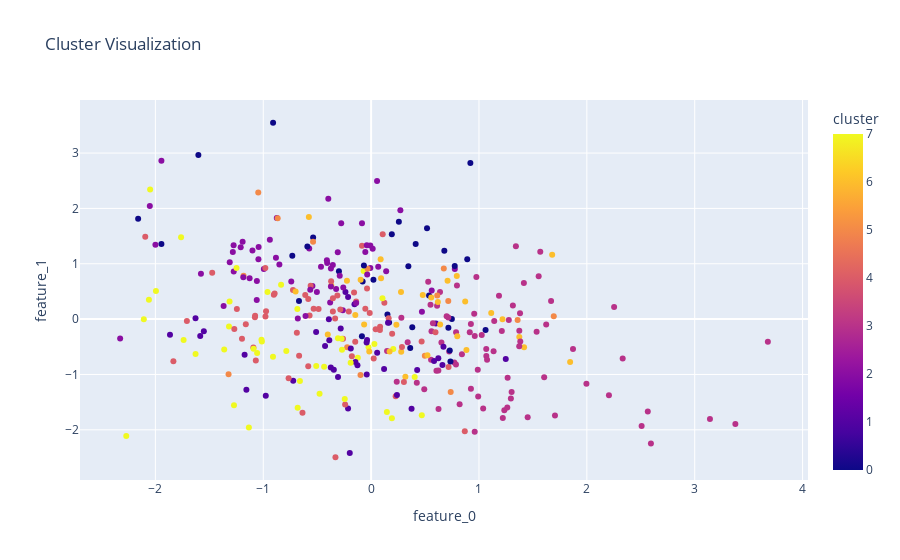

Notebook code cell kept with this figure:
### Code cell
import plotly.express as px

# Create a DataFrame for the scaled data with cluster labels
df_scaled = pd.DataFrame(scaled_data, columns=[f'feature_{i}' for i in range(scaled_data.shape[1])])
df_scaled['cluster'] = pred

# Create a scatter plot for the first two features
fig = px.scatter(df_scaled, x='feature_0', y='feature_1', color='cluster', title='Cluster Visualization')
fig.show()

### Figure 1 — Plotly figure (JSON) as saved in the notebook; plotly's stock layout.template omitted (floating-point values rounded to 4 significant figures; data arrays with more than 128 entries replaced by an {"elided": "..."} marker saying what was removed)
{"data": [{"hovertemplate": "feature_0=%{x}<br>feature_1=%{y}<br>cluster=%{marker.color}<extra></extra>", "legendgroup": "", "marker": {"color": {"elided": "360 int values"}, "coloraxis": "coloraxis", "symbol": "circle"}, "mode": "markers", "name": "", "orientation": "v", "showlegend": false, "type": "scatter", "x": {"elided": "360 float values"}, "xaxis": "x", "y": {"elided": "360 float values"}, "yaxis": "y"}], "layout": {"coloraxis": {"colorbar": {"title": {"text": "cluster"}}, "colorscale": [[0, "#0d0887"], [0.1111, "#46039f"], [0.2222, "#7201a8"], [0.3333, "#9c179e"], [0.4444, "#bd3786"], [0.5556, "#d8576b"], [0.6667, "#ed7953"], [0.7778, "#fb9f3a"], [0.8889, "#fdca26"], [1, "#f0f921"]]}, "legend": {"tracegroupgap": 0}, "title": {"text": "Cluster Visualization"}, "xaxis": {"anchor": "y", "domain": [0, 1], "title": {"text": "feature_0"}}, "yaxis": {"anchor": "x", "domain": [0, 1], "title": {"text": "feature_1"}}}}
